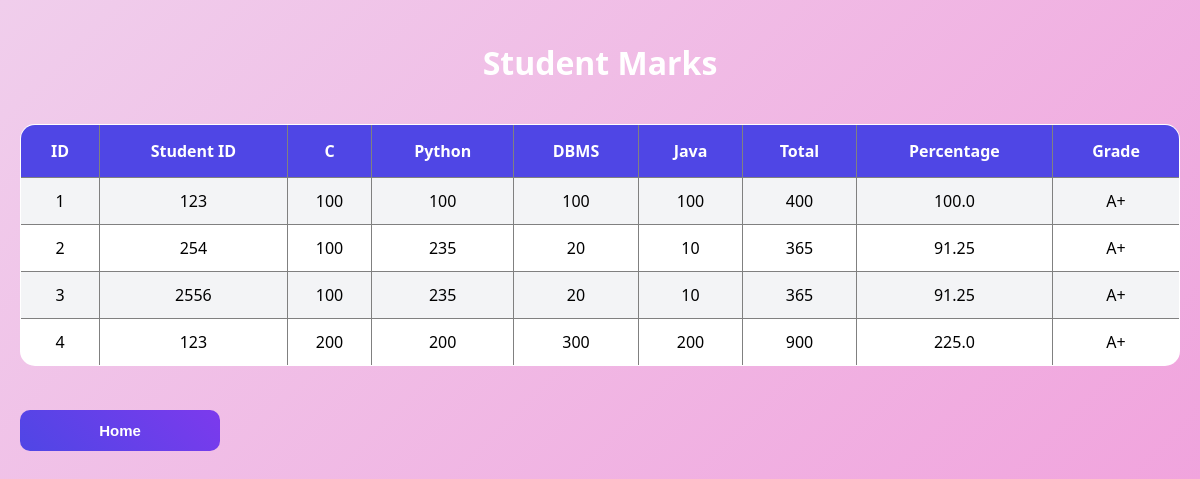
The page /marks on the database its author committed.
### tables this page shows
CREATE TABLE marks(
    id INTEGER PRIMARY KEY AUTOINCREMENT,
    student_id INTEGER,
    c_marks INTEGER,
    python_marks INTEGER,
    dbms_marks INTEGER,
    java_marks INTEGER,
    total INTEGER,
    percentage REAL,
    grade TEXT
);

### app.py (the view)
@app.route('/marks')
def view_marks():
    conn = sqlite3.connect('student.db')
    cursor = conn.cursor()
    cursor.execute("SELECT * FROM marks")
    data = cursor.fetchall()
    conn.close()
    return render_template('marks.html', marks=data)

### templates/marks.html (shortened to what this page needs)
<!DOCTYPE html>
<html>
<head>
    <head>
    <link rel="stylesheet" href="{{ url_for('static', filename='style.css') }}">
</head>
</head>
<body>
    <h1>Student Marks</h1>
    <table border="1" cellpadding="10">
    <tr>
        <th>ID</th>
        <th>Student ID</th>
        <th>C</th>
        <th>Python</th>
        <th>DBMS</th>
        <th>Java</th>
        <th>Total</th>
        <th>Percentage</th>
        <th>Grade</th>
    </tr>
    {% for row in marks %}
    <tr>
        <td>{{ row[0] }}</td>
        <td>{{ row[1] }}</td>
        <td>{{ row[2] }}</td>
        <td>{{ row[3] }}</td>
        <td>{{ row[4] }}</td>
        <td>{{ row[5] }}</td>
        <td>{{ row[6] }}</td>
        <td>{{ row[7] }}</td>
        <td>{{ row[8] }}</td>
    </tr>
    {% endfor %}
    </table>
    <br><br>
    <a href="/">
        <button>Home</button>
    </a>
</body>
</html>

### static/style.css (style rules this page uses)
body { margin:0; padding:20px; font-family:'Segoe UI',sans-serif; background:linear-gradient(135deg,#f0ceec,#f19bda); min-height:100vh; }
h1 { text-align:center; color:white; margin-bottom:40px; }
button { width:200px; padding:12px; border:none; border-radius:10px; background:linear-gradient(45deg,#4f46e5,#7c3aed); color:white; font-size:15px; font-weight:bold; cursor:pointer; }
table { width:100%; background:white; border-collapse:collapse; border-radius:15px; overflow:hidden; }
th { background:#4f46e5; color:white; padding:15px; }
td { padding:12px; text-align:center; }
tr:nth-child(even) { background:#f3f4f6; }
a { text-decoration:none; }

### rows shown on the page
marks: id "1", student "123", c_marks "100", python_marks "100", dbms_marks "100", java_marks "100", total "400", percentage "100.0", grade "A+"
marks: id "2", student "254", c_marks "100", python_marks "235", dbms_marks "20", java_marks "10", total "365", percentage "91.25", grade "A+"
marks: id "3", student "2556", c_marks "100", python_marks "235", dbms_marks "20", java_marks "10", total "365", percentage "91.25", grade "A+"
marks: id "4", student "123", c_marks "200", python_marks "200", dbms_marks "300", java_marks "200", total "900", percentage "225.0", grade "A+"
